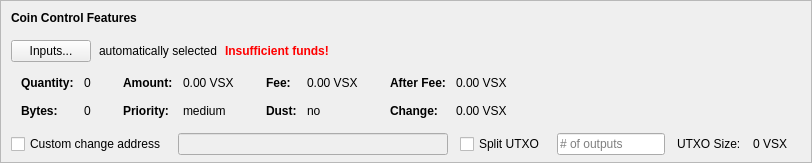
    <widget class="QFrame" name="frameCoinControl">
     <property name="sizePolicy">
      <sizepolicy hsizetype="Expanding" vsizetype="Expanding">
       <horstretch>0</horstretch>
       <verstretch>0</verstretch>
      </sizepolicy>
     </property>
     <property name="maximumSize">
      <size>
       <width>16777215</width>
       <height>16777215</height>
      </size>
     </property>
     <property name="frameShape">
      <enum>QFrame::StyledPanel</enum>
     </property>
     <property name="frameShadow">
      <enum>QFrame::Sunken</enum>
     </property>
     <layout class="QVBoxLayout" name="verticalLayoutCoinControl2">
      <property name="spacing">
       <number>0</number>
      </property>
      <property name="leftMargin">
       <number>0</number>
      </property>
      <property name="topMargin">
       <number>0</number>
      </property>
      <property name="rightMargin">
       <number>0</number>
      </property>
      <property name="bottomMargin">
       <number>6</number>
      </property>
      <item>
       <layout class="QVBoxLayout" name="verticalLayoutCoinControl" stretch="0,0,0,0,1">
        <property name="spacing">
         <number>0</number>
        </property>
        <property name="leftMargin">
         <number>10</number>
        </property>
        <property name="topMargin">
         <number>10</number>
        </property>
        <item>
         <layout class="QHBoxLayout" name="horizontalLayoutCoinControl1">
          <property name="bottomMargin">
           <number>15</number>
          </property>
          <item>
           <widget class="QLabel" name="labelCoinControlFeatures">
            <property name="sizePolicy">
             <sizepolicy hsizetype="Preferred" vsizetype="Maximum">
              <horstretch>0</horstretch>
              <verstretch>0</verstretch>
             </sizepolicy>
            </property>
            <property name="font">
             <font>
              <weight>75</weight>
              <bold>true</bold>
             </font>
            </property>
            <property name="styleSheet">
             <string notr="true">font-weight:bold;</string>
            </property>
            <property name="text">
             <string>Coin Control Features</string>
            </property>
           </widget>
          </item>
         </layout>
        </item>
        <item>
         <layout class="QHBoxLayout" name="horizontalLayoutCoinControl2" stretch="0,0,0,0">
          <property name="spacing">
           <number>8</number>
          </property>
          <property name="bottomMargin">
           <number>10</number>
          </property>
          <item>
           <widget class="QPushButton" name="pushButtonCoinControl">
            <property name="styleSheet">
             <string notr="true"/>
            </property>
            <property name="text">
             <string>Inputs...</string>
            </property>
            <property name="autoDefault">
             <bool>false</bool>
            </property>
           </widget>
          </item>
          <item>
           <widget class="QLabel" name="labelCoinControlAutomaticallySelected">
            <property name="text">
             <string>automatically selected</string>
            </property>
            <property name="margin">
             <number>5</number>
            </property>
           </widget>
          </item>
          <item>
           <widget class="QLabel" name="labelCoinControlInsuffFunds">
            <property name="font">
             <font>
              <weight>75</weight>
              <bold>true</bold>
             </font>
            </property>
            <property name="styleSheet">
             <string notr="true">color:red;font-weight:bold;</string>
            </property>
            <property name="text">
             <string>Insufficient funds!</string>
            </property>
            <property name="margin">
             <number>5</number>
            </property>
           </widget>
          </item>
          <item>
           <spacer name="horizontalSpacerCoinControl">
            <property name="orientation">
             <enum>Qt::Horizontal</enum>
            </property>
            <property name="sizeHint" stdset="0">
             <size>
              <width>40</width>
              <height>1</height>
             </size>
            </property>
           </spacer>
          </item>
         </layout>
        </item>
        <item>
         <widget class="QWidget" name="widgetCoinControl" native="true">
          <property name="sizePolicy">
           <sizepolicy hsizetype="Preferred" vsizetype="Preferred">
            <horstretch>0</horstretch>
            <verstretch>0</verstretch>
           </sizepolicy>
          </property>
          <property name="minimumSize">
           <size>
            <width>0</width>
            <height>0</height>
           </size>
          </property>
          <property name="styleSheet">
           <string notr="true"/>
          </property>
          <layout class="QHBoxLayout" name="horizontalLayoutCoinControl5">
           <property name="leftMargin">
            <number>0</number>
           </property>
           <property name="topMargin">
            <number>0</number>
           </property>
           <property name="rightMargin">
            <number>0</number>
           </property>
           <property name="bottomMargin">
            <number>0</number>
           </property>
           <item>
            <layout class="QHBoxLayout" name="horizontalLayoutCoinControl3" stretch="0,0,0,1">
             <property name="spacing">
              <number>20</number>
             </property>
             <property name="topMargin">
              <number>0</number>
             </property>
             <property name="bottomMargin">
              <number>10</number>
             </property>
             <item>
              <layout class="QFormLayout" name="formLayoutCoinControl1">
               <property name="horizontalSpacing">
                <number>10</number>
               </property>
               <property name="verticalSpacing">
                <number>14</number>
               </property>
               <property name="leftMargin">
                <number>10</number>
               </property>
               <property name="topMargin">
                <number>4</number>
               </property>
               <property name="rightMargin">
                <number>6</number>
               </property>
               <item row="0" column="0">
                <widget class="QLabel" name="labelCoinControlQuantityText">
                 <property name="font">
                  <font>
                   <weight>75</weight>
                   <bold>true</bold>
                  </font>
                 </property>
                 <property name="text">
                  <string>Quantity:</string>
                 </property>
                 <property name="margin">
                  <number>0</number>
                 </property>
                </widget>
               </item>
               <item row="0" column="1">
                <widget class="QLabel" name="labelCoinControlQuantity">
                 <property name="cursor">
                  <cursorShape>IBeamCursor</cursorShape>
                 </property>
                 <property name="contextMenuPolicy">
                  <enum>Qt::ActionsContextMenu</enum>
                 </property>
                 <property name="text">
                  <string notr="true">0</string>
                 </property>
                 <property name="margin">
                  <number>0</number>
                 </property>
                 <property name="textInteractionFlags">
                  <set>Qt::LinksAccessibleByMouse|Qt::TextSelectableByKeyboard|Qt::TextSelectableByMouse</set>
                 </property>
                </widget>
               </item>
               <item row="1" column="0">
                <widget class="QLabel" name="labelCoinControlBytesText">
                 <property name="font">
                  <font>
                   <weight>75</weight>
                   <bold>true</bold>
                  </font>
                 </property>
                 <property name="text">
                  <string>Bytes:</string>
                 </property>
                </widget>
               </item>
               <item row="1" column="1">
                <widget class="QLabel" name="labelCoinControlBytes">
                 <property name="cursor">
                  <cursorShape>IBeamCursor</cursorShape>
                 </property>
                 <property name="contextMenuPolicy">
                  <enum>Qt::ActionsContextMenu</enum>
                 </property>
                 <property name="text">
                  <string notr="true">0</string>
                 </property>
                 <property name="textInteractionFlags">
                  <set>Qt::LinksAccessibleByMouse|Qt::TextSelectableByKeyboard|Qt::TextSelectableByMouse</set>
                 </property>
                </widget>
               </item>
              </layout>
             </item>
             <item>
              <layout class="QFormLayout" name="formLayoutCoinControl2">
               <property name="horizontalSpacing">
                <number>10</number>
               </property>
               <property name="verticalSpacing">
                <number>14</number>
               </property>
               <property name="leftMargin">
                <number>6</number>
               </property>
               <property name="topMargin">
                <number>4</number>
               </property>
               <property name="rightMargin">
                <number>6</number>
               </property>
               <item row="0" column="0">
                <widget class="QLabel" name="labelCoinControlAmountText">
                 <property name="font">
                  <font>
                   <weight>75</weight>
                   <bold>true</bold>
                  </font>
                 </property>
                 <property name="text">
                  <string>Amount:</string>
                 </property>
                 <property name="margin">
                  <number>0</number>
                 </property>
                </widget>
               </item>
               <item row="0" column="1">
                <widget class="QLabel" name="labelCoinControlAmount">
                 <property name="cursor">
                  <cursorShape>IBeamCursor</cursorShape>
                 </property>
                 <property name="contextMenuPolicy">
                  <enum>Qt::ActionsContextMenu</enum>
                 </property>
                 <property name="text">
                  <string notr="true">0.00 VSX</string>
                 </property>
                 <property name="textInteractionFlags">
                  <set>Qt::LinksAccessibleByMouse|Qt::TextSelectableByKeyboard|Qt::TextSelectableByMouse</set>
                 </property>
                </widget>
               </item>
               <item row="1" column="0">
                <widget class="QLabel" name="labelCoinControlPriorityText">
                 <property name="font">
                  <font>
                   <weight>75</weight>
                   <bold>true</bold>
                  </font>
                 </property>
                 <property name="text">
                  <string>Priority:</string>
                 </property>
                </widget>
               </item>
               <item row="1" column="1">
                <widget class="QLabel" name="labelCoinControlPriority">
                 <property name="cursor">
                  <cursorShape>IBeamCursor</cursorShape>
                 </property>
                 <property name="contextMenuPolicy">
                  <enum>Qt::ActionsContextMenu</enum>
                 </property>
                 <property name="text">
                  <string>medium</string>
                 </property>
                 <property name="textInteractionFlags">
                  <set>Qt::LinksAccessibleByMouse|Qt::TextSelectableByKeyboard|Qt::TextSelectableByMouse</set>
                 </property>
                </widget>
               </item>
              </layout>
             </item>
             <item>
              <layout class="QFormLayout" name="formLayoutCoinControl3">
               <property name="horizontalSpacing">
                <number>10</number>
               </property>
               <property name="verticalSpacing">
                <number>14</number>
               </property>
               <property name="leftMargin">
                <number>6</number>
               </property>
               <property name="topMargin">
                <number>4</number>
               </property>
               <property name="rightMargin">
                <number>6</number>
               </property>
               <item row="0" column="0">
                <widget class="QLabel" name="labelCoinControlFeeText">
                 <property name="font">
                  <font>
                   <weight>75</weight>
                   <bold>true</bold>
                  </font>
                 </property>
                 <property name="text">
                  <string>Fee:</string>
                 </property>
                 <property name="margin">
                  <number>0</number>
                 </property>
                </widget>
               </item>
               <item row="0" column="1">
                <widget class="QLabel" name="labelCoinControlFee">
                 <property name="cursor">
                  <cursorShape>IBeamCursor</cursorShape>
                 </property>
                 <property name="contextMenuPolicy">
                  <enum>Qt::ActionsContextMenu</enum>
                 </property>
                 <property name="text">
                  <string notr="true">0.00 VSX</string>
                 </property>
                 <property name="textInteractionFlags">
                  <set>Qt::LinksAccessibleByMouse|Qt::TextSelectableByKeyboard|Qt::TextSelectableByMouse</set>
                 </property>
                </widget>
               </item>
               <item row="1" column="0">
                <widget class="QLabel" name="labelCoinControlLowOutputText">
                 <property name="font">
                  <font>
                   <weight>75</weight>
                   <bold>true</bold>
                  </font>
                 </property>
                 <property name="text">
                  <string>Dust:</string>
                 </property>
                </widget>
               </item>
               <item row="1" column="1">
                <widget class="QLabel" name="labelCoinControlLowOutput">
                 <property name="cursor">
                  <cursorShape>IBeamCursor</cursorShape>
                 </property>
                 <property name="contextMenuPolicy">
                  <enum>Qt::ActionsContextMenu</enum>
                 </property>
                 <property name="text">
                  <string>no</string>
                 </property>
                 <property name="textInteractionFlags">
                  <set>Qt::LinksAccessibleByMouse|Qt::TextSelectableByKeyboard|Qt::TextSelectableByMouse</set>
                 </property>
                </widget>
               </item>
              </layout>
             </item>
             <item>
              <layout class="QFormLayout" name="formLayoutCoinControl4">
               <property name="horizontalSpacing">
                <number>10</number>
               </property>
               <property name="verticalSpacing">
                <number>14</number>
               </property>
               <property name="leftMargin">
                <number>6</number>
               </property>
               <property name="topMargin">
                <number>4</number>
               </property>
               <property name="rightMargin">
                <number>6</number>
               </property>
               <item row="0" column="0">
                <widget class="QLabel" name="labelCoinControlAfterFeeText">
                 <property name="font">
                  <font>
                   <weight>75</weight>
                   <bold>true</bold>
                  </font>
                 </property>
                 <property name="text">
                  <string>After Fee:</string>
                 </property>
                 <property name="margin">
                  <number>0</number>
                 </property>
                </widget>
               </item>
               <item row="0" column="1">
                <widget class="QLabel" name="labelCoinControlAfterFee">
                 <property name="cursor">
                  <cursorShape>IBeamCursor</cursorShape>
                 </property>
                 <property name="contextMenuPolicy">
                  <enum>Qt::ActionsContextMenu</enum>
                 </property>
                 <property name="text">
                  <string notr="true">0.00 VSX</string>
                 </property>
                 <property name="textInteractionFlags">
                  <set>Qt::LinksAccessibleByMouse|Qt::TextSelectableByKeyboard|Qt::TextSelectableByMouse</set>
                 </property>
                </widget>
               </item>
               <item row="1" column="0">
                <widget class="QLabel" name="labelCoinControlChangeText">
                 <property name="font">
                  <font>
                   <weight>75</weight>
                   <bold>true</bold>
                  </font>
                 </property>
                 <property name="text">
                  <string>Change:</string>
                 </property>
                </widget>
               </item>
               <item row="1" column="1">
                <widget class="QLabel" name="labelCoinControlChange">
                 <property name="cursor">
                  <cursorShape>IBeamCursor</cursorShape>
                 </property>
                 <property name="contextMenuPolicy">
                  <enum>Qt::ActionsContextMenu</enum>
                 </property>
                 <property name="text">
                  <string notr="true">0.00 VSX</string>
                 </property>
                 <property name="textInteractionFlags">
                  <set>Qt::LinksAccessibleByMouse|Qt::TextSelectableByKeyboard|Qt::TextSelectableByMouse</set>
                 </property>
                </widget>
               </item>
              </layout>
             </item>
            </layout>
           </item>
          </layout>
         </widget>
        </item>
        <item>
         <layout class="QHBoxLayout" name="horizontalLayoutCoinControl4" stretch="0,0,0,0,0,0,0">
          <property name="spacing">
           <number>12</number>
          </property>
          <property name="sizeConstraint">
           <enum>QLayout::SetDefaultConstraint</enum>
          </property>
          <property name="topMargin">
           <number>5</number>
          </property>
          <property name="rightMargin">
           <number>5</number>
          </property>
          <item>
           <widget class="QCheckBox" name="checkBoxCoinControlChange">
            <property name="toolTip">
             <string>If this is activated, but the change address is empty or invalid, change will be sent to a newly generated address.</string>
            </property>
            <property name="text">
             <string>Custom change address</string>
            </property>
           </widget>
          </item>
          <item>
           <widget class="QValidatedLineEdit" name="lineEditCoinControlChange">
            <property name="enabled">
             <bool>false</bool>
            </property>
            <property name="sizePolicy">
             <sizepolicy hsizetype="Expanding" vsizetype="Fixed">
              <horstretch>0</horstretch>
              <verstretch>0</verstretch>
             </sizepolicy>
            </property>
           </widget>
          </item>
          <item>
           <widget class="QCheckBox" name="splitBlockCheckBox">
            <property name="text">
             <string>Split UTXO</string>
            </property>
           </widget>
          </item>
          <item>
           <widget class="QLineEdit" name="splitBlockLineEdit">
            <property name="sizePolicy">
             <sizepolicy hsizetype="Fixed" vsizetype="Fixed">
              <horstretch>50</horstretch>
              <verstretch>0</verstretch>
             </sizepolicy>
            </property>
            <property name="placeholderText">
             <string># of outputs</string>
            </property>
           </widget>
          </item>
          <item>
           <widget class="QLabel" name="labelBlockSizeText">
            <property name="text">
             <string>UTXO Size:</string>
            </property>
           </widget>
          </item>
          <item>
           <widget class="QLabel" name="labelBlockSize">
            <property name="text">
             <string>0 VSX</string>
            </property>
           </widget>
          </item>
          <item>
           <widget class="QLabel" name="labelCoinControlChangeLabel">
            <property name="sizePolicy">
             <sizepolicy hsizetype="Preferred" vsizetype="Expanding">
              <horstretch>0</horstretch>
              <verstretch>0</verstretch>
             </sizepolicy>
            </property>
            <property name="minimumSize">
             <size>
              <width>0</width>
              <height>0</height>
             </size>
            </property>
            <property name="text">
             <string/>
            </property>
            <property name="margin">
             <number>3</number>
            </property>
           </widget>
          </item>
         </layout>
        </item>
        <item>
         <spacer name="verticalSpacerCoinControl">
          <property name="orientation">
           <enum>Qt::Vertical</enum>
          </property>
          <property name="sizeHint" stdset="0">
           <size>
            <width>800</width>
            <height>1</height>
           </size>
          </property>
         </spacer>
        </item>
       </layout>
      </item>
     </layout>
    </widget>
